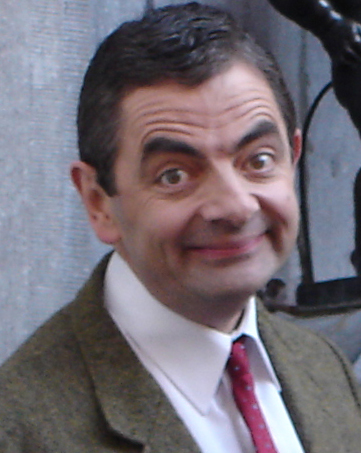
//> input picture 1DOMACI/MrBean.jpg, 361 x 453 px
$ ./4th_problem_OpenCV   (built with g++ and OpenCV 4)
//> lines starting //> are read from the running program, lines starting //| are printed output that depends on the picture

/*
 * 4. Napisati funkciju koja učitava RGB sliku po ličnom izboru i prikazuje informacije o
 * slici. Nakon toga razdvojiti R, G i B komponente slike i prikazati sve slike istovremeno
 * u jednom prozoru. Komponentu po izboru sačuvati kao intenzitetnu sliku. Početnu RGB sliku
 * konvertovati u indeksnu, prikazati je i sačuvati kao novu sliku. Prikazati polaznu sliku
 * kao sliku u ogledalu originalne slike po proizvoljno izabranoj osi i naznačiti koja je
 * osa izabrana.
*/

#include <opencv2/opencv.hpp>
#include <iostream>
#include <string>
//#include <libexif/exif-data.h>  // <- TODO: see how to set up cmake

#define NUMCOLORS 12

// Namespace nullifies the use of cv::function();
using namespace std;
using namespace cv;

int main(){

    // Load image
    // ----------------------------
    Mat img = imread("../MrBean.jpg", IMREAD_UNCHANGED);
//> img is the input picture: 453 rows x 361 cols, CV_8UC3; mean B, G, R 116.5, 107.8, 115.1


    // Show image
    // ----------------------------
    imshow("Original image", img);
    waitKey(0);
    destroyAllWindows();


    // Metadata
    // ----------------------------
    // TODO: Set up for use with exif.
    std::cout << "IMAGE INFORMATION" << std::endl
              << "Dimensions: (" << img.cols << " x " << img.rows << ")" << std::endl
              << "Metadata using OpenCV here is limited. libexif can be used, but "
              << "I need to figure out how to set up cmake for it." << std::endl;
//| IMAGE INFORMATION
//| Dimensions: (361 x 453)
//| Metadata using OpenCV here is limited. libexif can be used, but I need to figure out how to set up cmake for it.


    // Color channels
    // ----------------------------
    // Showing all images in the same window is a tedious task and I shall not do it here.
    string colors[3] = {"Blue", "Green", "Red"};
    Mat bgr[3];
    split(img, bgr);
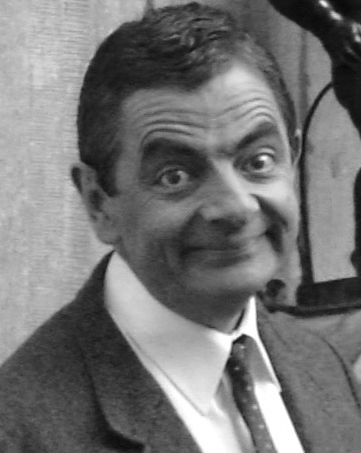
//> bgr[0]: 453 rows x 361 cols, CV_8UC1; min 8, max 255, mean 116.5
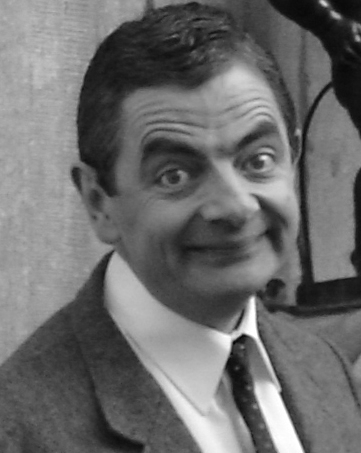
//> bgr[1]: 453 rows x 361 cols, CV_8UC1; min 6, max 255, mean 107.8
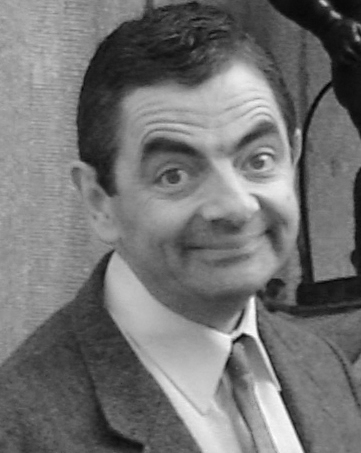
//> bgr[2]: 453 rows x 361 cols, CV_8UC1; min 1, max 255, mean 115.1
    for (int color = 0; color < 3; color++) {
        imshow(colors[color], bgr[color]);
        waitKey(0);
        destroyAllWindows();
        imwrite(colors[color] + ".jpg", bgr[color]);
    }


    // Indexed image
    // ----------------------------
    /*
     * TODO: Write index conversion.
    */

    return 0;
}
